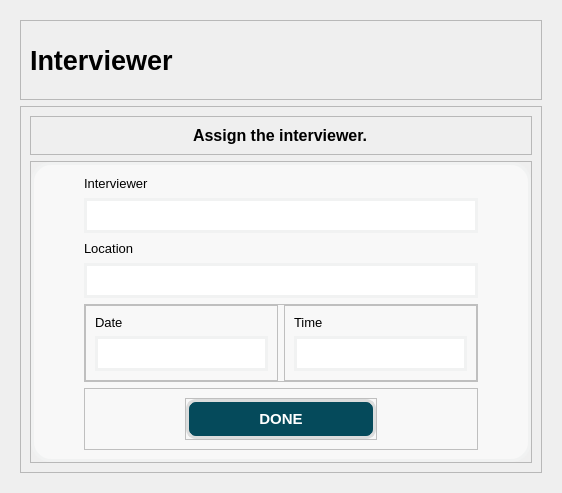
         <widget class="QWidget" name="interviewer">
          <layout class="QVBoxLayout" name="verticalLayout_57">
           <item>
            <widget class="QWidget" name="widget_11" native="true">
             <layout class="QVBoxLayout" name="verticalLayout_58">
              <item alignment="Qt::AlignTop">
               <widget class="QFrame" name="frame_110">
                <property name="minimumSize">
                 <size>
                  <width>0</width>
                  <height>80</height>
                 </size>
                </property>
                <property name="frameShape">
                 <enum>QFrame::StyledPanel</enum>
                </property>
                <property name="frameShadow">
                 <enum>QFrame::Raised</enum>
                </property>
                <layout class="QGridLayout" name="gridLayout_102">
                 <item row="0" column="0">
                  <widget class="QLabel" name="label_37">
                   <property name="font">
                    <font>
                     <family>Arial</family>
                     <pointsize>20</pointsize>
                     <weight>75</weight>
                     <bold>true</bold>
                    </font>
                   </property>
                   <property name="text">
                    <string>Interviewer</string>
                   </property>
                  </widget>
                 </item>
                </layout>
               </widget>
              </item>
              <item>
               <widget class="QFrame" name="frame_111">
                <property name="sizePolicy">
                 <sizepolicy hsizetype="Preferred" vsizetype="Expanding">
                  <horstretch>0</horstretch>
                  <verstretch>0</verstretch>
                 </sizepolicy>
                </property>
                <property name="frameShape">
                 <enum>QFrame::StyledPanel</enum>
                </property>
                <property name="frameShadow">
                 <enum>QFrame::Raised</enum>
                </property>
                <layout class="QGridLayout" name="gridLayout_105">
                 <item row="0" column="0">
                  <widget class="QFrame" name="frame_115">
                   <property name="minimumSize">
                    <size>
                     <width>0</width>
                     <height>30</height>
                    </size>
                   </property>
                   <property name="frameShape">
                    <enum>QFrame::StyledPanel</enum>
                   </property>
                   <property name="frameShadow">
                    <enum>QFrame::Raised</enum>
                   </property>
                   <layout class="QGridLayout" name="gridLayout_104">
                    <item row="0" column="0" alignment="Qt::AlignHCenter">
                     <widget class="QLabel" name="label_43">
                      <property name="font">
                       <font>
                        <family>Arial</family>
                        <pointsize>12</pointsize>
                        <weight>75</weight>
                        <bold>true</bold>
                       </font>
                      </property>
                      <property name="text">
                       <string>Assign the interviewer.</string>
                      </property>
                     </widget>
                    </item>
                   </layout>
                  </widget>
                 </item>
                 <item row="1" column="0">
                  <widget class="QFrame" name="frame_112">
                   <property name="sizePolicy">
                    <sizepolicy hsizetype="Preferred" vsizetype="Expanding">
                     <horstretch>0</horstretch>
                     <verstretch>0</verstretch>
                    </sizepolicy>
                   </property>
                   <property name="styleSheet">
                    <string notr="true">#interviewerr{
background-color: rgb(248, 248, 248);
border-radius: 20px;
border: 3px solid #F1F2F2;

}</string>
                   </property>
                   <property name="frameShape">
                    <enum>QFrame::StyledPanel</enum>
                   </property>
                   <property name="frameShadow">
                    <enum>QFrame::Raised</enum>
                   </property>
                   <layout class="QVBoxLayout" name="verticalLayout_59">
                    <property name="leftMargin">
                     <number>0</number>
                    </property>
                    <property name="topMargin">
                     <number>0</number>
                    </property>
                    <property name="rightMargin">
                     <number>0</number>
                    </property>
                    <property name="bottomMargin">
                     <number>0</number>
                    </property>
                    <item alignment="Qt::AlignHCenter">
                     <widget class="QFrame" name="interviewerr">
                      <property name="minimumSize">
                       <size>
                        <width>500</width>
                        <height>300</height>
                       </size>
                      </property>
                      <property name="styleSheet">
                       <string notr="true"/>
                      </property>
                      <property name="frameShape">
                       <enum>QFrame::StyledPanel</enum>
                      </property>
                      <property name="frameShadow">
                       <enum>QFrame::Raised</enum>
                      </property>
                      <layout class="QGridLayout" name="gridLayout_103">
                       <property name="leftMargin">
                        <number>50</number>
                       </property>
                       <property name="rightMargin">
                        <number>50</number>
                       </property>
                       <item row="0" column="0">
                        <widget class="QLabel" name="label_40">
                         <property name="minimumSize">
                          <size>
                           <width>0</width>
                           <height>0</height>
                          </size>
                         </property>
                         <property name="maximumSize">
                          <size>
                           <width>16777215</width>
                           <height>50</height>
                          </size>
                         </property>
                         <property name="font">
                          <font>
                           <family>Arial</family>
                           <pointsize>10</pointsize>
                          </font>
                         </property>
                         <property name="styleSheet">
                          <string notr="true">*{

background-color: rgb(248, 248, 248);
}</string>
                         </property>
                         <property name="text">
                          <string>Interviewer</string>
                         </property>
                        </widget>
                       </item>
                       <item row="1" column="0">
                        <widget class="QLineEdit" name="interviewer_name">
                         <property name="minimumSize">
                          <size>
                           <width>0</width>
                           <height>35</height>
                          </size>
                         </property>
                         <property name="font">
                          <font>
                           <family>Arial</family>
                           <pointsize>12</pointsize>
                           <weight>50</weight>
                           <bold>false</bold>
                          </font>
                         </property>
                         <property name="styleSheet">
                          <string notr="true">*{
border: 3px solid #F1F2F2;
}</string>
                         </property>
                         <property name="text">
                          <string/>
                         </property>
                        </widget>
                       </item>
                       <item row="2" column="0">
                        <widget class="QLabel" name="label_38">
                         <property name="maximumSize">
                          <size>
                           <width>16777215</width>
                           <height>50</height>
                          </size>
                         </property>
                         <property name="font">
                          <font>
                           <family>Arial</family>
                           <pointsize>10</pointsize>
                          </font>
                         </property>
                         <property name="styleSheet">
                          <string notr="true">*{

background-color: rgb(248, 248, 248);
}</string>
                         </property>
                         <property name="text">
                          <string>Location</string>
                         </property>
                        </widget>
                       </item>
                       <item row="3" column="0">
                        <widget class="QLineEdit" name="location">
                         <property name="minimumSize">
                          <size>
                           <width>0</width>
                           <height>35</height>
                          </size>
                         </property>
                         <property name="font">
                          <font>
                           <family>Arial</family>
                           <pointsize>12</pointsize>
                           <weight>50</weight>
                           <bold>false</bold>
                          </font>
                         </property>
                         <property name="styleSheet">
                          <string notr="true">*{
border: 3px solid #F1F2F2;
}</string>
                         </property>
                        </widget>
                       </item>
                       <item row="4" column="0">
                        <widget class="QFrame" name="frame_116">
                         <property name="styleSheet">
                          <string notr="true">*{

background-color: rgb(248, 248, 248);
}</string>
                         </property>
                         <property name="frameShape">
                          <enum>QFrame::StyledPanel</enum>
                         </property>
                         <property name="frameShadow">
                          <enum>QFrame::Raised</enum>
                         </property>
                         <layout class="QHBoxLayout" name="horizontalLayout_17">
                          <property name="leftMargin">
                           <number>0</number>
                          </property>
                          <property name="topMargin">
                           <number>0</number>
                          </property>
                          <property name="rightMargin">
                           <number>0</number>
                          </property>
                          <property name="bottomMargin">
                           <number>0</number>
                          </property>
                          <item>
                           <widget class="QFrame" name="frame_117">
                            <property name="frameShape">
                             <enum>QFrame::StyledPanel</enum>
                            </property>
                            <property name="frameShadow">
                             <enum>QFrame::Raised</enum>
                            </property>
                            <layout class="QGridLayout" name="gridLayout_106">
                             <item row="0" column="0">
                              <widget class="QLabel" name="label_39">
                               <property name="maximumSize">
                                <size>
                                 <width>16777215</width>
                                 <height>50</height>
                                </size>
                               </property>
                               <property name="font">
                                <font>
                                 <family>Arial</family>
                                 <pointsize>10</pointsize>
                                </font>
                               </property>
                               <property name="styleSheet">
                                <string notr="true">*{

background-color: rgb(248, 248, 248);
}</string>
                               </property>
                               <property name="text">
                                <string>Date</string>
                               </property>
                              </widget>
                             </item>
                             <item row="1" column="0">
                              <widget class="QLineEdit" name="date">
                               <property name="minimumSize">
                                <size>
                                 <width>0</width>
                                 <height>35</height>
                                </size>
                               </property>
                               <property name="font">
                                <font>
                                 <family>Arial</family>
                                 <pointsize>12</pointsize>
                                 <weight>50</weight>
                                 <bold>false</bold>
                                </font>
                               </property>
                               <property name="styleSheet">
                                <string notr="true">*{
border: 3px solid #F1F2F2;
background-color: rgb(255, 255, 255);
border-radius: 20px;
}</string>
                               </property>
                              </widget>
                             </item>
                            </layout>
                           </widget>
                          </item>
                          <item>
                           <widget class="QFrame" name="frame_118">
                            <property name="frameShape">
                             <enum>QFrame::StyledPanel</enum>
                            </property>
                            <property name="frameShadow">
                             <enum>QFrame::Raised</enum>
                            </property>
                            <layout class="QGridLayout" name="gridLayout_107">
                             <item row="0" column="0">
                              <widget class="QLabel" name="label_44">
                               <property name="maximumSize">
                                <size>
                                 <width>16777215</width>
                                 <height>50</height>
                                </size>
                               </property>
                               <property name="font">
                                <font>
                                 <family>Arial</family>
                                 <pointsize>10</pointsize>
                                </font>
                               </property>
                               <property name="styleSheet">
                                <string notr="true">*{

background-color: rgb(248, 248, 248);
}</string>
                               </property>
                               <property name="text">
                                <string>Time</string>
                               </property>
                              </widget>
                             </item>
                             <item row="1" column="0">
                              <widget class="QLineEdit" name="time">
                               <property name="minimumSize">
                                <size>
                                 <width>0</width>
                                 <height>35</height>
                                </size>
                               </property>
                               <property name="font">
                                <font>
                                 <family>Arial</family>
                                 <pointsize>12</pointsize>
                                 <weight>50</weight>
                                 <bold>false</bold>
                                </font>
                               </property>
                               <property name="styleSheet">
                                <string notr="true">*{
border: 3px solid #F1F2F2;
background-color: rgb(255, 255, 255);
border-radius: 20px;
}</string>
                               </property>
                              </widget>
                             </item>
                            </layout>
                           </widget>
                          </item>
                         </layout>
                        </widget>
                       </item>
                       <item row="5" column="0">
                        <widget class="QFrame" name="frame_113">
                         <property name="minimumSize">
                          <size>
                           <width>0</width>
                           <height>0</height>
                          </size>
                         </property>
                         <property name="styleSheet">
                          <string notr="true">*{

background-color: rgb(248, 248, 248);
}</string>
                         </property>
                         <property name="frameShape">
                          <enum>QFrame::StyledPanel</enum>
                         </property>
                         <property name="frameShadow">
                          <enum>QFrame::Raised</enum>
                         </property>
                         <layout class="QVBoxLayout" name="verticalLayout_60">
                          <property name="leftMargin">
                           <number>100</number>
                          </property>
                          <property name="rightMargin">
                           <number>100</number>
                          </property>
                          <item alignment="Qt::AlignTop">
                           <widget class="QFrame" name="frame_114">
                            <property name="frameShape">
                             <enum>QFrame::StyledPanel</enum>
                            </property>
                            <property name="frameShadow">
                             <enum>QFrame::Raised</enum>
                            </property>
                            <layout class="QVBoxLayout" name="verticalLayout_61">
                             <property name="leftMargin">
                              <number>0</number>
                             </property>
                             <property name="topMargin">
                              <number>0</number>
                             </property>
                             <property name="rightMargin">
                              <number>0</number>
                             </property>
                             <property name="bottomMargin">
                              <number>0</number>
                             </property>
                             <item alignment="Qt::AlignTop">
                              <widget class="QPushButton" name="pushButton_47">
                               <property name="sizePolicy">
                                <sizepolicy hsizetype="Minimum" vsizetype="Expanding">
                                 <horstretch>0</horstretch>
                                 <verstretch>0</verstretch>
                                </sizepolicy>
                               </property>
                               <property name="minimumSize">
                                <size>
                                 <width>0</width>
                                 <height>40</height>
                                </size>
                               </property>
                               <property name="font">
                                <font>
                                 <family>Arial</family>
                                 <pointsize>11</pointsize>
                                 <weight>75</weight>
                                 <bold>true</bold>
                                </font>
                               </property>
                               <property name="styleSheet">
                                <string notr="true">QPushButton {
            border: none; 
            border-radius: 10px; 
			background-color: rgb(5, 74, 91);
			color: rgb(255, 255, 255);
			border: 3px solid rgb(220, 221, 221);
        }
        QPushButton:pressed {
            background-color: white;
        }
</string>
                               </property>
                               <property name="text">
                                <string>DONE</string>
                               </property>
                              </widget>
                             </item>
                            </layout>
                           </widget>
                          </item>
                         </layout>
                        </widget>
                       </item>
                      </layout>
                     </widget>
                    </item>
                   </layout>
                  </widget>
                 </item>
                </layout>
               </widget>
              </item>
             </layout>
            </widget>
           </item>
          </layout>
         </widget>
